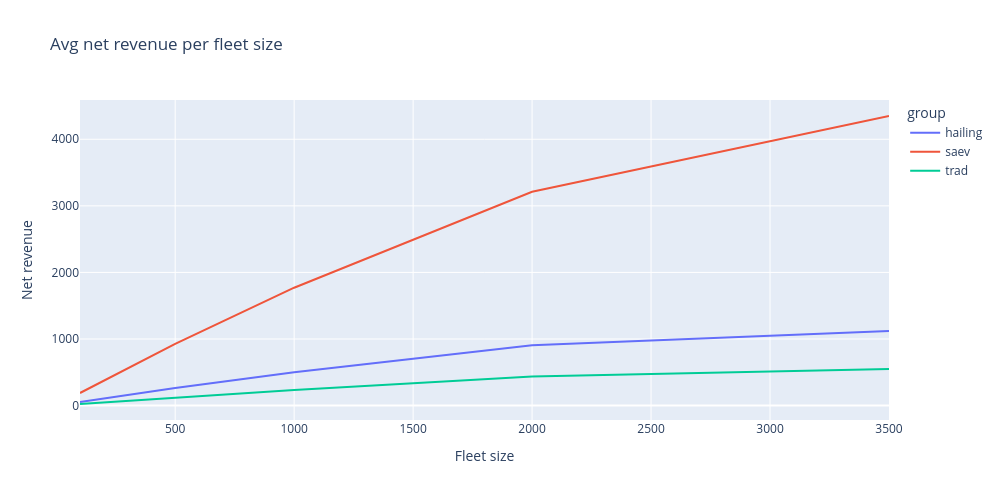

Notebook cell for this chart:
### Code cell
grouped = df.groupby(['fleet_size', 'group'])[['net_revenue', 'completed_trips']].mean().reset_index()

fig = px.line(
        grouped,
        x='fleet_size',
        y='net_revenue',
        color='group',
        title='Avg net revenue per fleet size',
        labels={'fleet_size': 'Fleet size', 'net_revenue': 'Net revenue'}
)

fig.update_layout(
    height=500,
    width=1000)

fig.show()

### Figure 1 — Plotly figure (JSON) as saved in the notebook; plotly's stock layout.template omitted (floating-point values rounded to 4 significant figures)
{"data": [{"hovertemplate": "group=hailing<br>Fleet size=%{x}<br>Net revenue=%{y}<extra></extra>", "legendgroup": "hailing", "line": {"color": "#636efa", "dash": "solid"}, "marker": {"symbol": "circle"}, "mode": "lines", "name": "hailing", "orientation": "v", "showlegend": true, "type": "scatter", "x": [100, 500, 1000, 2000, 3500], "xaxis": "x", "y": [53.75, 265.3, 501.1, 905.5, 1121.0], "yaxis": "y"}, {"hovertemplate": "group=saev<br>Fleet size=%{x}<br>Net revenue=%{y}<extra></extra>", "legendgroup": "saev", "line": {"color": "#EF553B", "dash": "solid"}, "marker": {"symbol": "circle"}, "mode": "lines", "name": "saev", "orientation": "v", "showlegend": true, "type": "scatter", "x": [100, 500, 1000, 2000, 3500], "xaxis": "x", "y": [188.7, 926.4, 1770.0, 3212.0, 4350.0], "yaxis": "y"}, {"hovertemplate": "group=trad<br>Fleet size=%{x}<br>Net revenue=%{y}<extra></extra>", "legendgroup": "trad", "line": {"color": "#00cc96", "dash": "solid"}, "marker": {"symbol": "circle"}, "mode": "lines", "name": "trad", "orientation": "v", "showlegend": true, "type": "scatter", "x": [100, 500, 1000, 2000, 3500], "xaxis": "x", "y": [23.29, 116.6, 232.6, 438.3, 547.5], "yaxis": "y"}], "layout": {"height": 500, "legend": {"title": {"text": "group"}, "tracegroupgap": 0}, "title": {"text": "Avg net revenue per fleet size"}, "width": 1000, "xaxis": {"anchor": "y", "autorange": true, "domain": [0, 1], "range": [100, 3500], "title": {"text": "Fleet size"}, "type": "linear"}, "yaxis": {"anchor": "x", "autorange": true, "domain": [0, 1], "range": [-217.1, 4590.0], "title": {"text": "Net revenue"}, "type": "linear"}}}
